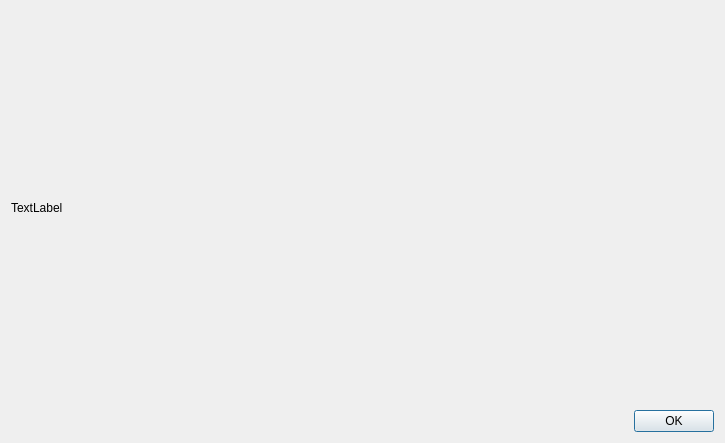
<?xml version="1.0" encoding="UTF-8"?>
<ui version="4.0">
 <class>Table22Dialog</class>
 <widget class="QDialog" name="Table22Dialog">
  <property name="geometry">
   <rect>
    <x>0</x>
    <y>0</y>
    <width>725</width>
    <height>443</height>
   </rect>
  </property>
  <property name="windowTitle">
   <string>Tabella 2.2</string>
  </property>
  <layout class="QGridLayout" name="gridLayout">
   <item row="0" column="0" colspan="2">
    <widget class="QLabel" name="Table_22">
     <property name="text">
      <string>TextLabel</string>
     </property>
    </widget>
   </item>
   <item row="1" column="0">
    <spacer name="horizontalSpacer">
     <property name="orientation">
      <enum>Qt::Horizontal</enum>
     </property>
     <property name="sizeHint" stdset="0">
      <size>
       <width>605</width>
       <height>20</height>
      </size>
     </property>
    </spacer>
   </item>
   <item row="1" column="1">
    <widget class="QPushButton" name="pushButton">
     <property name="text">
      <string>OK</string>
     </property>
    </widget>
   </item>
  </layout>
 </widget>
 <resources/>
 <connections>
  <connection>
   <sender>pushButton</sender>
   <signal>clicked()</signal>
   <receiver>Table22Dialog</receiver>
   <slot>accept()</slot>
   <hints>
    <hint type="sourcelabel">
     <x>669</x>
     <y>419</y>
    </hint>
    <hint type="destinationlabel">
     <x>362</x>
     <y>221</y>
    </hint>
   </hints>
  </connection>
 </connections>
</ui>
